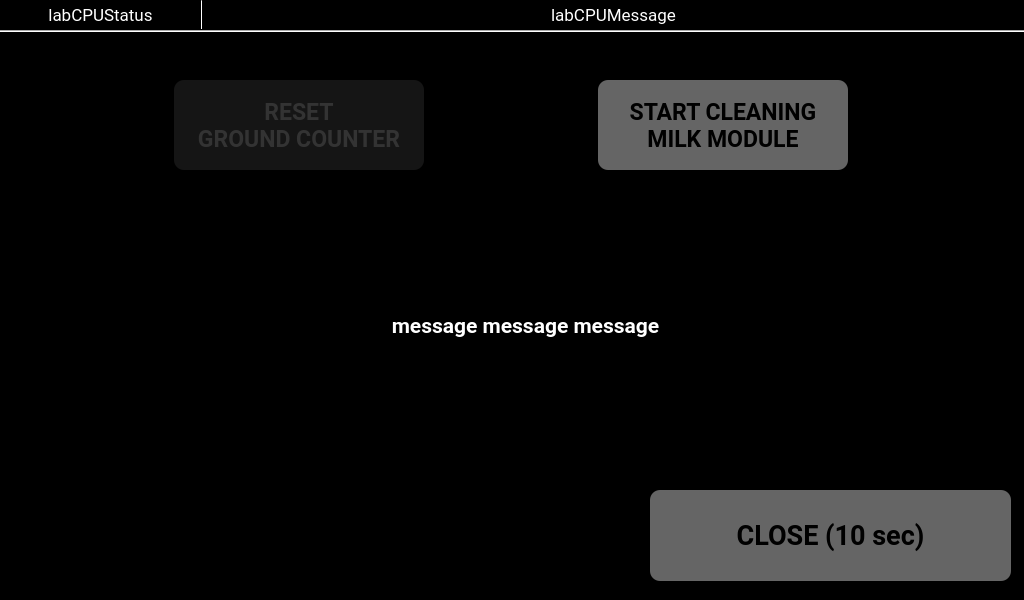
<?xml version="1.0" encoding="UTF-8"?>
<ui version="4.0">
 <class>FormPreGui</class>
 <widget class="QDialog" name="FormPreGui">
  <property name="geometry">
   <rect>
    <x>0</x>
    <y>0</y>
    <width>1024</width>
    <height>600</height>
   </rect>
  </property>
  <property name="font">
   <font>
    <family>Roboto</family>
    <pointsize>13</pointsize>
   </font>
  </property>
  <property name="focusPolicy">
   <enum>Qt::TabFocus</enum>
  </property>
  <property name="contextMenuPolicy">
   <enum>Qt::NoContextMenu</enum>
  </property>
  <property name="windowTitle">
   <string/>
  </property>
  <property name="styleSheet">
   <string notr="true">background-color:#000; color:#999;</string>
  </property>
  <widget class="QPushButton" name="btnMilkModuleRInse">
   <property name="geometry">
    <rect>
     <x>598</x>
     <y>80</y>
     <width>250</width>
     <height>90</height>
    </rect>
   </property>
   <property name="font">
    <font>
     <family>Roboto</family>
     <pointsize>17</pointsize>
     <weight>75</weight>
     <bold>true</bold>
    </font>
   </property>
   <property name="styleSheet">
    <string notr="true">background-color:#656565; color:#000; border-radius:10px;</string>
   </property>
   <property name="text">
    <string>START CLEANING
MILK MODULE</string>
   </property>
  </widget>
  <widget class="QLabel" name="labCPUMessage">
   <property name="geometry">
    <rect>
     <x>203</x>
     <y>0</y>
     <width>821</width>
     <height>30</height>
    </rect>
   </property>
   <property name="font">
    <font>
     <family>Roboto</family>
     <pointsize>13</pointsize>
    </font>
   </property>
   <property name="styleSheet">
    <string notr="true">background-color:#000; color:#fff</string>
   </property>
   <property name="text">
    <string>labCPUMessage</string>
   </property>
   <property name="alignment">
    <set>Qt::AlignCenter</set>
   </property>
  </widget>
  <widget class="QPushButton" name="btnResetGrndCounter">
   <property name="geometry">
    <rect>
     <x>174</x>
     <y>80</y>
     <width>250</width>
     <height>90</height>
    </rect>
   </property>
   <property name="font">
    <font>
     <family>Roboto</family>
     <pointsize>17</pointsize>
     <weight>75</weight>
     <bold>true</bold>
    </font>
   </property>
   <property name="styleSheet">
    <string notr="true">background-color:#151515; color:#333; border-radius:10px;</string>
   </property>
   <property name="text">
    <string>RESET
GROUND COUNTER</string>
   </property>
  </widget>
  <widget class="Line" name="line_2">
   <property name="geometry">
    <rect>
     <x>200</x>
     <y>0</y>
     <width>2</width>
     <height>29</height>
    </rect>
   </property>
   <property name="styleSheet">
    <string notr="true">background-color:#fff</string>
   </property>
   <property name="orientation">
    <enum>Qt::Vertical</enum>
   </property>
  </widget>
  <widget class="QLabel" name="labMsg">
   <property name="geometry">
    <rect>
     <x>0</x>
     <y>310</y>
     <width>1051</width>
     <height>31</height>
    </rect>
   </property>
   <property name="sizePolicy">
    <sizepolicy hsizetype="Preferred" vsizetype="Preferred">
     <horstretch>0</horstretch>
     <verstretch>0</verstretch>
    </sizepolicy>
   </property>
   <property name="font">
    <font>
     <family>Roboto</family>
     <pointsize>16</pointsize>
     <weight>75</weight>
     <bold>true</bold>
    </font>
   </property>
   <property name="styleSheet">
    <string notr="true">color:#fff</string>
   </property>
   <property name="text">
    <string>message message message</string>
   </property>
   <property name="alignment">
    <set>Qt::AlignCenter</set>
   </property>
  </widget>
  <widget class="QLabel" name="labCPUStatus">
   <property name="geometry">
    <rect>
     <x>0</x>
     <y>0</y>
     <width>201</width>
     <height>30</height>
    </rect>
   </property>
   <property name="font">
    <font>
     <family>Roboto</family>
     <pointsize>13</pointsize>
    </font>
   </property>
   <property name="styleSheet">
    <string notr="true">background-color:#000; color:#fff</string>
   </property>
   <property name="text">
    <string>labCPUStatus</string>
   </property>
   <property name="alignment">
    <set>Qt::AlignCenter</set>
   </property>
  </widget>
  <widget class="QPushButton" name="btnClose">
   <property name="geometry">
    <rect>
     <x>650</x>
     <y>490</y>
     <width>361</width>
     <height>91</height>
    </rect>
   </property>
   <property name="font">
    <font>
     <family>Roboto</family>
     <pointsize>20</pointsize>
     <weight>75</weight>
     <bold>true</bold>
    </font>
   </property>
   <property name="styleSheet">
    <string notr="true">background-color:#656565; color:#000; border-radius:10px;</string>
   </property>
   <property name="text">
    <string>CLOSE (10 sec)</string>
   </property>
  </widget>
  <widget class="Line" name="line">
   <property name="geometry">
    <rect>
     <x>0</x>
     <y>30</y>
     <width>1024</width>
     <height>2</height>
    </rect>
   </property>
   <property name="styleSheet">
    <string notr="true">background-color:#fff</string>
   </property>
   <property name="orientation">
    <enum>Qt::Horizontal</enum>
   </property>
  </widget>
 </widget>
 <resources/>
 <connections/>
</ui>
